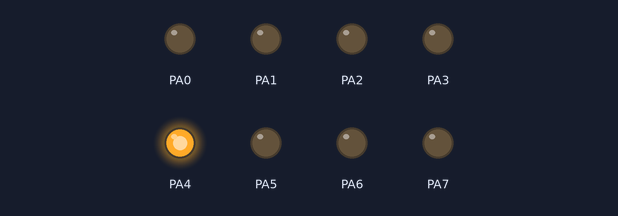
Simulated run of this program. Board: ATmega32, built with avr-gcc and emulated at 1 MHz. On the bench: output pins drawn as LEDs (lit = HIGH).

Above: at 0.05 s.
At 0.35 s:
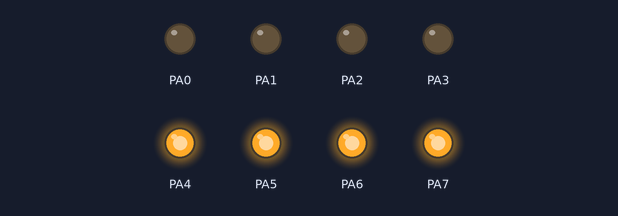
At 0.75 s:
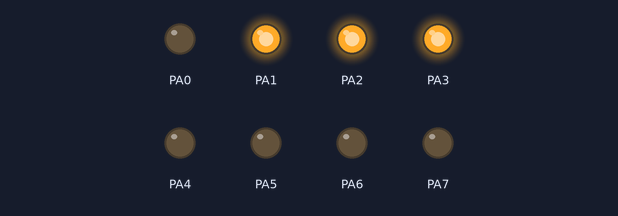
At 1.45 s:
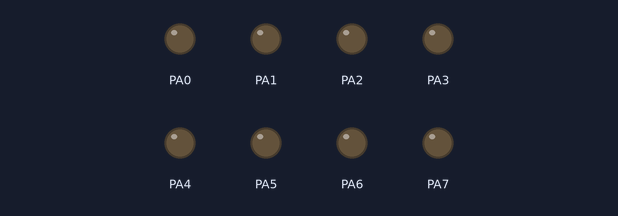
At 2.15 s:
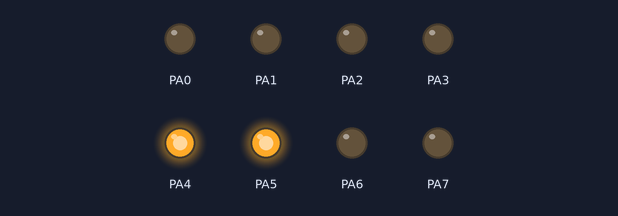
At 2.85 s:
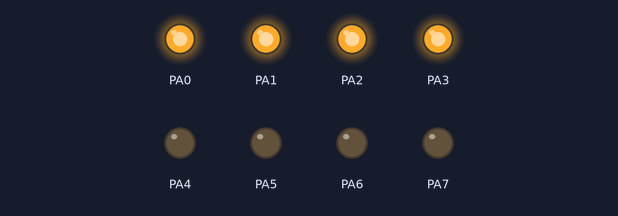
Timing chart, 0 to 3.1 s (numbered marks = the images above):
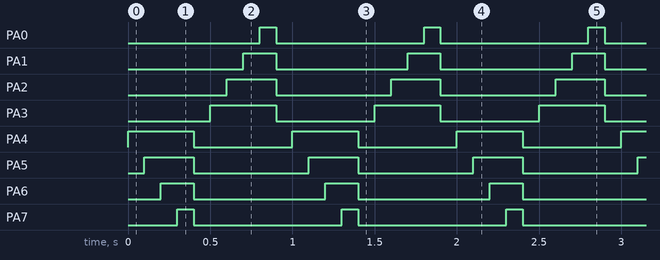

The program:

main.c
```c
/*
 * Zadanie4.c
 *
 * Created: 21.04.2022 13:15:40
 * Author : Student_PL
 */

#ifndef F_CPU
#define F_CPU 1000000UL
#endif

#include <avr/io.h>
#include <util/delay.h>


int main(void)
{
	DDRA=0xFF;
    while (1)
    {
		PORTA|=0b00010000;
		_delay_ms(100);
		PORTA|=0b00110000;
		_delay_ms(100);
		PORTA|=0b01110000;
		_delay_ms(100);
		PORTA|=0b11110000;
		_delay_ms(100);

		PORTA&=0b00001111;
		_delay_ms(100);

		PORTA|=0b00001000;
		_delay_ms(100);
		PORTA|=0b00001100;
		_delay_ms(100);
		PORTA|=0b00001110;
		_delay_ms(100);
		PORTA|=0b00001111;
		_delay_ms(100);

		PORTA&=0b11110000;
		_delay_ms(100);
    }
}
```

Measured:
- by itself, PA0, PA7: alternates HIGH for 0.10 s and LOW for 0.90 s
- by itself, PA1, PA6: alternates HIGH for 0.20 s and LOW for 0.80 s
- by itself, PA2, PA5: alternates HIGH for 0.30 s and LOW for 0.70 s
- by itself, PA3, PA4: alternates HIGH for 0.40 s and LOW for 0.60 s
